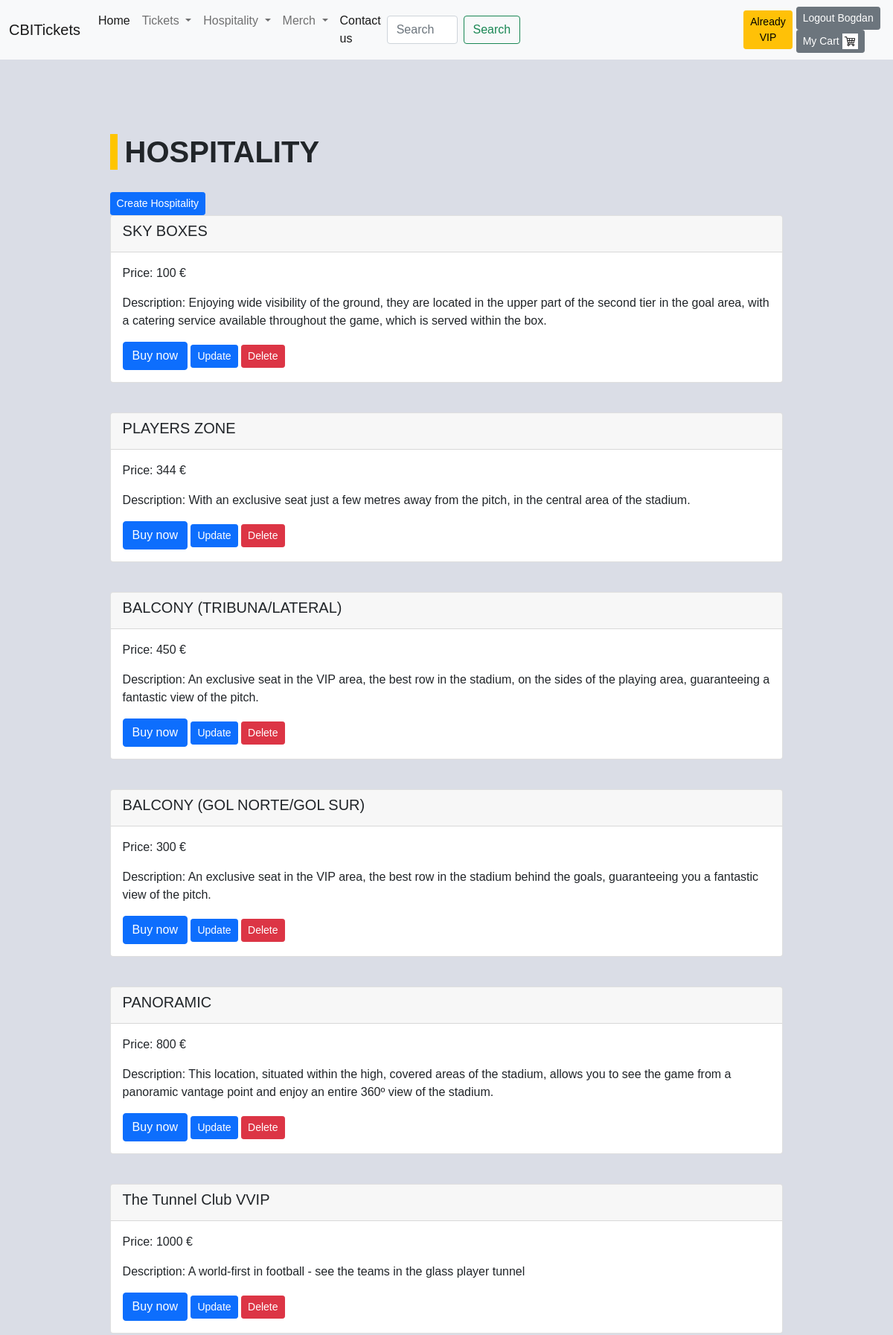
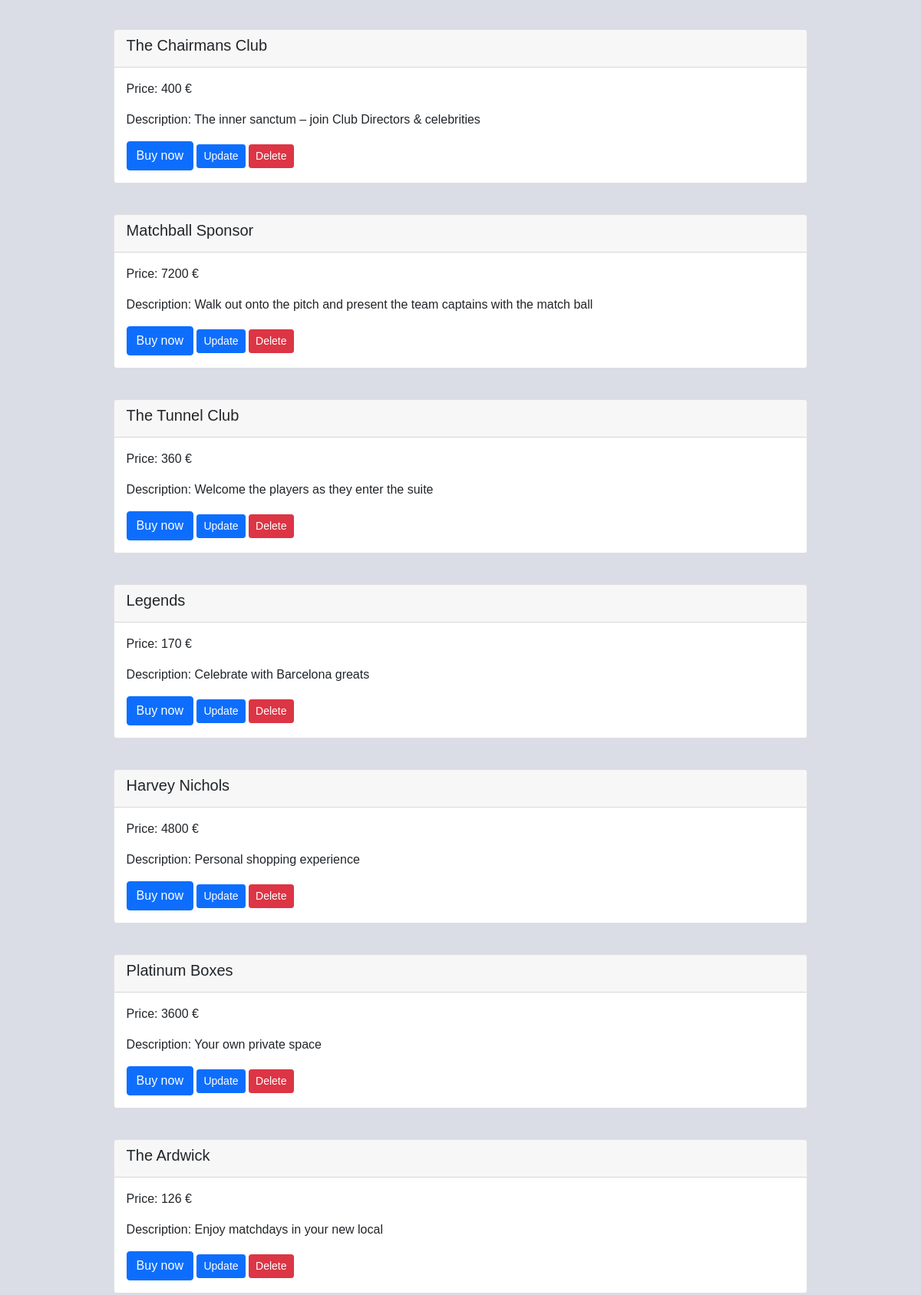
Screenshot of /hospitality-barca/ (signed in, upper part) with the database file from the repository (2 pictures, top to bottom).
### hospitality/models.py (models this page shows, shortened)
class HospitalityPayed(models.Model):
    name_city = models.CharField(max_length=150, null=True, blank=True)
    price_city = models.IntegerField(help_text='price in euro', null=True, blank=True)
    description_city = models.TextField(max_length=800, default='no description', null=True, blank=True)
    name_barcelona = models.CharField(max_length=150, null=True, blank=True)
    price_barcelona = models.IntegerField(help_text='price in euro', null=True, blank=True)
    description_barcelona = models.TextField(max_length=800, default='no description', null=True, blank=True)

### hospitality/views.py (the view)
# urls.py: path('hospitality-barca/', views.HospitalityBarcaListView.as_view(), name='hospitality_barca'),
class HospitalityBarcaListView(ListView):
    template_name = 'hospitality/hospitality_payed_barca.html'
    model = HospitalityPayed
    context_object_name = 'all_hospitality'

### templates/hospitality/hospitality_payed_barca.html (shortened to what this page needs)
{% extends 'base.html' %}
{% block content %}
    <div class="container">
        <h1>Hospitality</h1>
        {% if perms.hospitality.add_hospitality %}
            <a class="btn btn-sm btn-primary" href="{% url 'create_hospitality_barca' %}">Create Hospitality</a>
        {% endif %}
        {% for hospitality in all_hospitality %}
            <div class="card">
                <div class="card-header">
                    <h5 class="card-title">{{ hospitality.name_barcelona }}</h5>
                </div>
                <div class="card-body">
                    <p class="card-text">Price: {{ hospitality.price_barcelona }} &#128</p>
                    <p class="card-text">Description: {{ hospitality.description_barcelona }}</p>
                    <button type="button" data-bs-toggle="modal" class="btn btn-primary"
                            data-bs-target="#buyModal" id="modalTrigger">
                        Buy now
                    </button>
                    {% if perms.hospitality.change_hospitality %}
                        <a class="btn btn-sm btn-primary"
                           href="{% url 'update_hospitality_barca' hospitality.id %}">Update</a>
                    {% endif %}
                    {% if perms.hospitality.delete_hospitality %}
                        <a class="btn btn-sm btn-danger" href="{% url 'delete_hospitality_barca' hospitality.id %}">Delete</a>
                    {% endif %}
                </div>
            </div>
        {% endfor %}
    </div>
{% endblock %}

### templates/navbar.html (shortened to what this page needs)
{% load static %}
<nav class="navbar navbar-expand-lg navbar-light bg-light">
    <div class="container-fluid">
        <a class="navbar-brand" href="{% url 'home_page' %}">CBITickets</a>
        <div class="collapse navbar-collapse" id="navbarSupportedContent">
            <ul class="navbar-nav me-auto mb-2 mb-lg-0">
                <li class="nav-item">
                    <a class="nav-link active" aria-current="page" href="{% url 'home_page' %}">Home</a>
                </li>
                <li class="nav-item dropdown">
                    <a class="nav-link dropdown-toggle" href="#" id="navbarDropdown" role="button"
                       data-bs-toggle="dropdown" aria-expanded="false">
                        Tickets
                    </a>
                </li>
                <li class="nav-item dropdown">
                    <a class="nav-link dropdown-toggle" href="#" id="navbarDropdown" role="button"
                       data-bs-toggle="dropdown" aria-expanded="false">
                        Hospitality
                    </a>
                </li>
                <li class="nav-item dropdown">
                    <a class="nav-link dropdown-toggle" href="#" id="navbarDropdown" role="button"
                       data-bs-toggle="dropdown" aria-expanded="false">
                        Merch
                    </a>
                </li>
                <li class="nav-item">
                    <a class="nav-link active" aria-current="page" href="{% url 'contact_us' %}">Contact us</a>
                </li>
            </ul>
            {% if request.path == '/merch/' %}
                <form class="d-flex" action="{% url 'search_merch_city' %}" style="margin-right: 300px">
                    <input class="form-control me-2" type="search" placeholder="Search" aria-label="Search"
                           name="search">
                    <button class="btn btn-outline-success" type="submit">Search</button>
                </form>
            {% elif request.path == '/merch-real/' %}
                <form class="d-flex" action="{% url 'search_merch_real' %}" style="margin-right: 300px">
                    <input class="form-control me-2" type="search" placeholder="Search" aria-label="Search"
                           name="search">
                    <button class="btn btn-outline-success" type="submit">Search</button>
                </form>
            {% elif request.path == '/merch-united/' %}
                <form class="d-flex" action="{% url 'search_merch_united' %}" style="margin-right: 300px">
                    <input class="form-control me-2" type="search" placeholder="Search" aria-label="Search"
                           name="search">
                    <button class="btn btn-outline-success" type="submit">Search</button>
                </form>
            {% elif request.path == '/merch-barcelona/' %}
                <form class="d-flex" action="{% url 'search_merch_barcelona' %}" style="margin-right: 300px">
                    <input class="form-control me-2" type="search" placeholder="Search" aria-label="Search"
                           name="search">
                    <button class="btn btn-outline-success" type="submit">Search</button>
                </form>
            {% elif request.path == '/hospitality/' %}
                <form class="d-flex" action="{% url 'search_hospitality_payed_city' %}" style="margin-right: 300px">
                    <input class="form-control me-2" type="search" placeholder="Search" aria-label="Search"
                           name="search">
                    <button class="btn btn-outline-success" type="submit">Search</button>
                </form>
            {% elif request.path == '/hospitality-barca/' %}
                <form class="d-flex" action="{% url 'search_hospitality_payed_barcelona' %}"
                      style="margin-right: 300px">
                    <input class="form-control me-2" type="search" placeholder="Search" aria-label="Search"
                           name="search">
                    <button class="btn btn-outline-success" type="submit">Search</button>
                </form>
            {% elif request.path == '/hospitality-real/' %}
                <form class="d-flex" action="{% url 'search_hospitality_vip_real' %}" style="margin-right: 300px">
                    <input class="form-control me-2" type="search" placeholder="Search" aria-label="Search"
                           name="search">
                    <button class="btn btn-outline-success" type="submit">Search</button>
                </form>
            {% elif request.path == '/hospitality-united/' %}
                <form class="d-flex" action="{% url 'search_hospitality_vip_united' %}" style="margin-right: 300px">
                    <input class="form-control me-2" type="search" placeholder="Search" aria-label="Search"
                           name="search">
                    <button class="btn btn-outline-success" type="submit">Search</button>
                </form>
            {% elif request.path == '/ticket-man-city/' %}
                <form class="d-flex" action="{% url 'search_fixture_city' %}" style="margin-right: 300px">
                    <input class="form-control me-2" type="search" placeholder="Search" aria-label="Search"
                           name="search">
                    <button class="btn btn-outline-success" type="submit">Search</button>
                </form>
            {% elif request.path == '/ticket-real-madrid/' %}
                <form class="d-flex" action="{% url 'search_fixture_real' %}" style="margin-right: 300px">
                    <input class="form-control me-2" type="search" placeholder="Search" aria-label="Search"
                           name="search">
                    <button class="btn btn-outline-success" type="submit">Search</button>
                </form>
            {% elif request.path == '/ticket-man-united/' %}
                <form class="d-flex" action="{% url 'search_fixture_united' %}" style="margin-right: 300px">
                    <input class="form-control me-2" type="search" placeholder="Search" aria-label="Search"
                           name="search">
                    <button class="btn btn-outline-success" type="submit">Search</button>
                </form>
            {% elif request.path == '/ticket-barcelona/' %}
                <form class="d-flex" action="{% url 'search_fixture_barcelona' %}" style="margin-right: 300px">
                    <input class="form-control me-2" type="search" placeholder="Search" aria-label="Search"
                           name="search">
                    <button class="btn btn-outline-success" type="submit">Search</button>
                </form>
            {% elif request.path == '/' or request.path == '/login/' or request.path == '/password_reset/' %}
            {% elif request.path == '/create-user/' or request.path == '/contact-us/' or request.path == '/success-purchase/' %}
            {% elif request.path == '/product-cart/' or request.path == '/success-vip/' %}
            {% else %}
                <span>Back to last page: </span>
                <button class="btn btn-danger" id="back_btn" style="margin-right: 300px">Back</button>
            {% endif %}
            {% if user.is_authenticated %}
                {% if perms.user.vip_only %}
                    <div>
                        <a class="btn btn-sm btn-warning" href="{% url 'become_vip' %}" style="margin-right: 5px">Already
                            VIP</a>
                    </div>
                {% else %}
                    <div>
                        <a class="btn btn-sm btn-warning" href="{% url 'become_vip' %}" style="margin-right: 5px">Become
                            VIP</a>
                    </div>
                {% endif %}
            {% endif %}
            <div>
                {% if user.is_authenticated %}
                    <a class="btn btn-sm btn-secondary" href="{% url 'logout' %}">Logout {{ request.user.username }}</a>
                    <a class="btn btn-sm btn-secondary" href="{% url 'product_cart' %}">
                        My Cart
                        <img src="{% static 'cart.jpg' %}" style="max-width: 21px;max-height: 21px" alt="...">
                    </a>
                {% else %}
                    <a class="btn btn-sm btn-primary" href="{% url 'create_user' %}">Sign Up</a>
                    <a class="btn btn-sm btn-success" href="{% url 'login' %}">Login</a>
                {% endif %}
            </div>
        </div>
    </div>
</nav>

### templates/hospitality/hospitality_payed_barca.html (style rules this page uses)
* { margin: 0; padding: 0; border: 0; box-sizing: border-box }
body { background-color: #dadde6; font-family: Arial, serif; }
.container { width: 90%; margin: 100px auto }
h1 { text-transform: uppercase; font-weight: 900; border-left: 10px solid #fec500; padding-left: 10px; margin-bottom: 30px }
.card { margin-bottom: 40px; }

### rows the page displays
HospitalityPayed: name_barcelona "SKY BOXES", price_barcelona "100", description_barcelona "Enjoying wide visibility of the ground, they are located in the upper part of the second tier in the goal area, with a catering service available throughout the game, which is served within the box."
HospitalityPayed: name_barcelona "PLAYERS ZONE", price_barcelona "344", description_barcelona "With an exclusive seat just a few metres away from the pitch, in the central area of the stadium."
HospitalityPayed: name_barcelona "BALCONY (TRIBUNA/LATERAL)", price_barcelona "450", description_barcelona "An exclusive seat in the VIP area, the best row in the stadium, on the sides of the playing area, guaranteeing a fantastic view of the pitch."
HospitalityPayed: name_barcelona "BALCONY (GOL NORTE/GOL SUR)", price_barcelona "300", description_barcelona "An exclusive seat in the VIP area, the best row in the stadium behind the goals, guaranteeing you a fantastic view of the pitch."
HospitalityPayed: name_barcelona "PANORAMIC", price_barcelona "800", description_barcelona "This location, situated within the high, covered areas of the stadium, allows you to see the game from a panoramic vantage point and enjoy an entire 360º view of the stadium."
HospitalityPayed: name_barcelona "The Tunnel Club VVIP", price_barcelona "1000", description_barcelona "A world-first in football - see the teams in the glass player tunnel"
HospitalityPayed: name_barcelona "The Chairmans Club", price_barcelona "400", description_barcelona "The inner sanctum – join Club Directors & celebrities"
HospitalityPayed: name_barcelona "Matchball Sponsor", price_barcelona "7200", description_barcelona "Walk out onto the pitch and present the team captains with the match ball"
HospitalityPayed: name_barcelona "The Tunnel Club", price_barcelona "360", description_barcelona "Welcome the players as they enter the suite"
HospitalityPayed: name_barcelona "Legends", price_barcelona "170", description_barcelona "Celebrate with Barcelona greats"
HospitalityPayed: name_barcelona "Harvey Nichols", price_barcelona "4800", description_barcelona "Personal shopping experience"
HospitalityPayed: name_barcelona "Platinum Boxes", price_barcelona "3600", description_barcelona "Your own private space"
HospitalityPayed: name_barcelona "The Ardwick", price_barcelona "126", description_barcelona "Enjoy matchdays in your new local"

### other values shown
{{ request.user.username }} "Bogdan"
